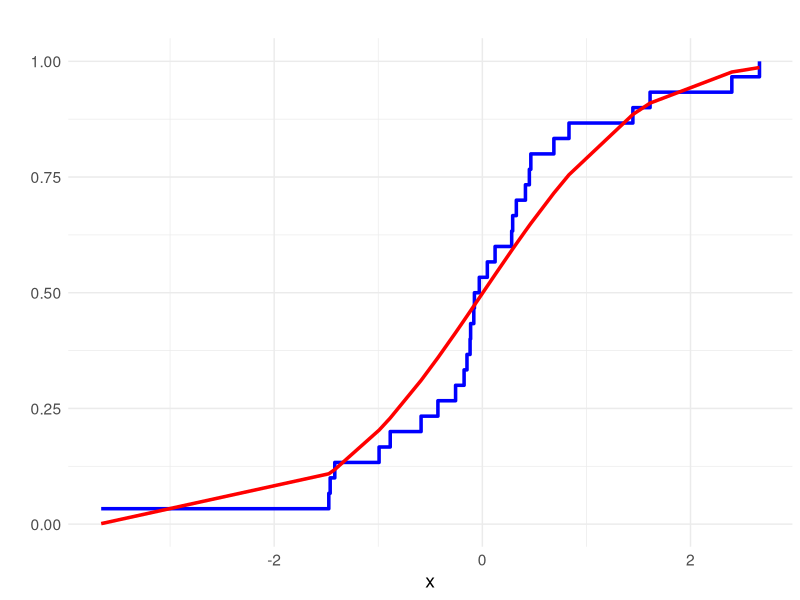
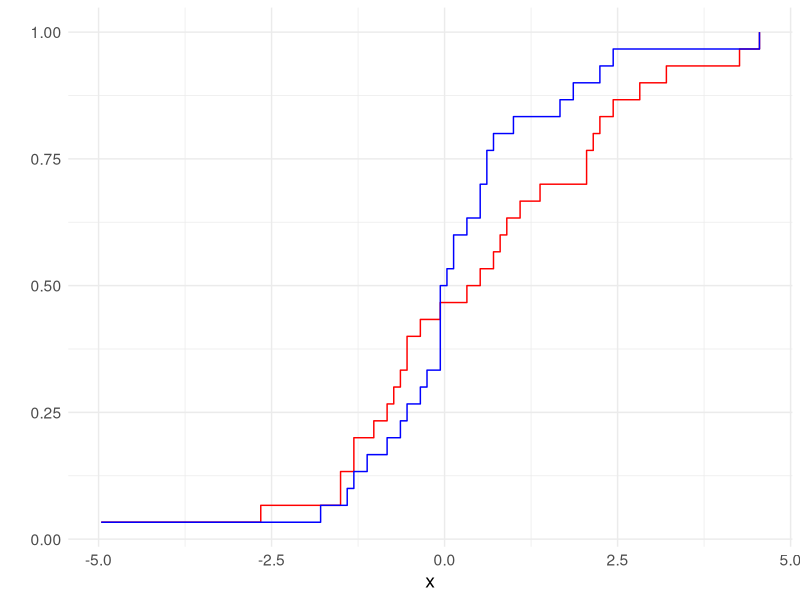
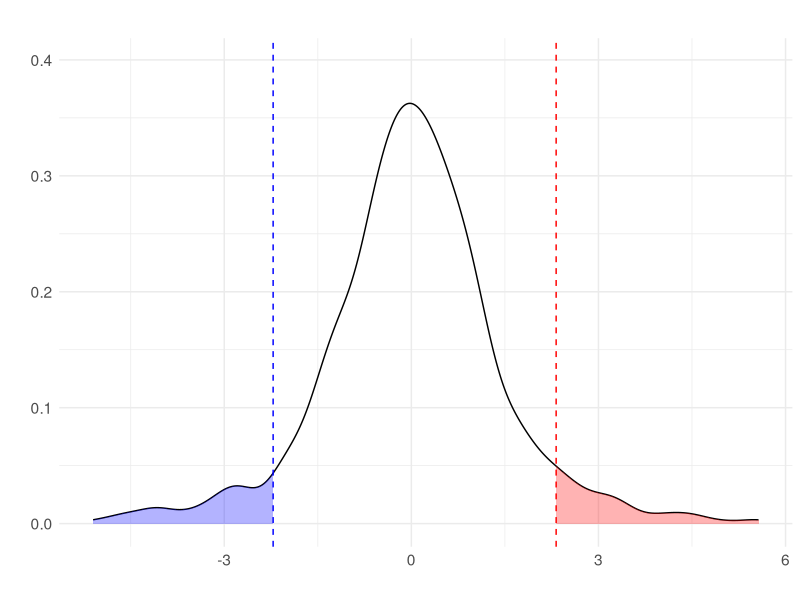
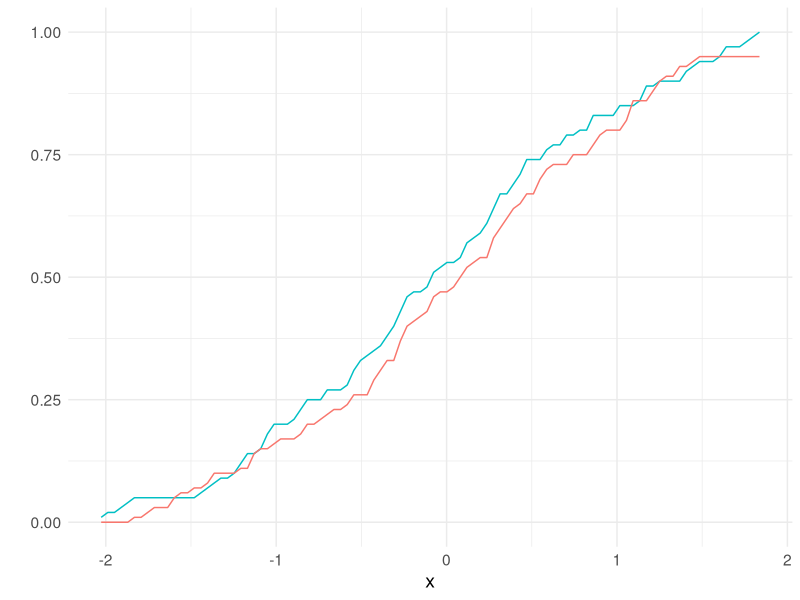
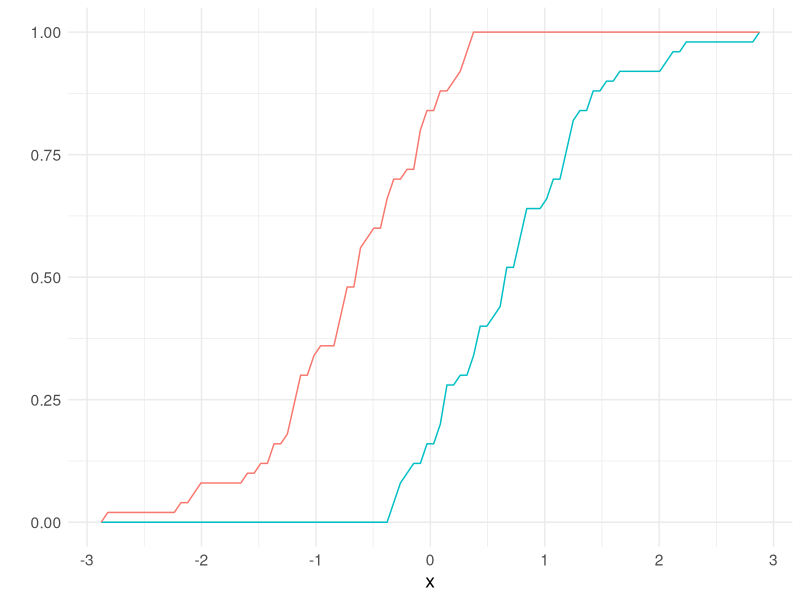
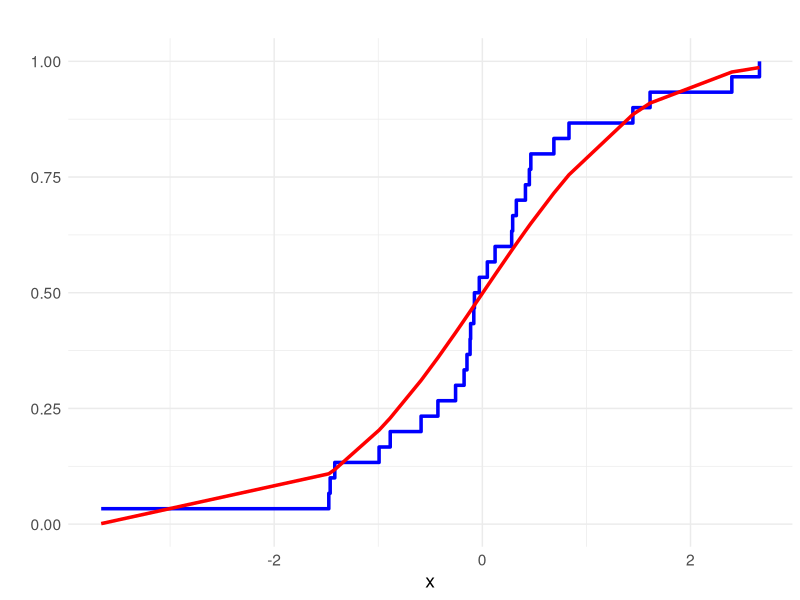
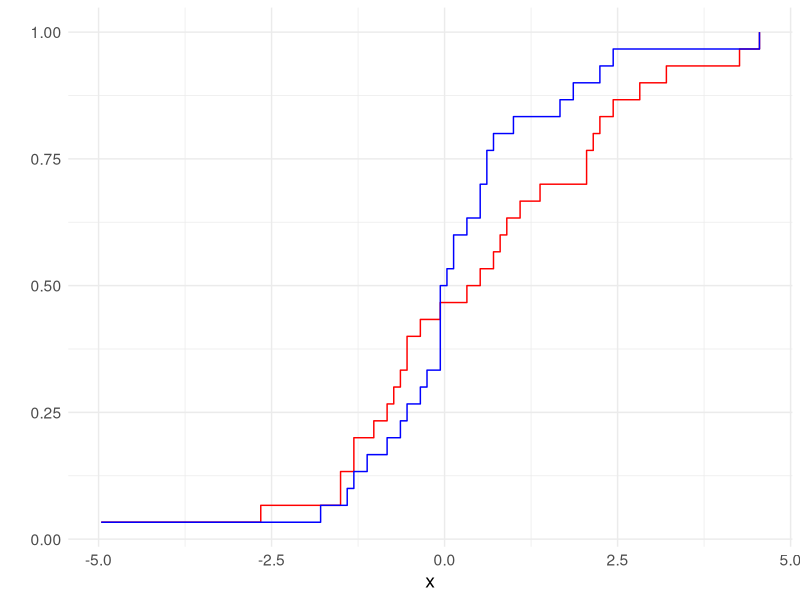
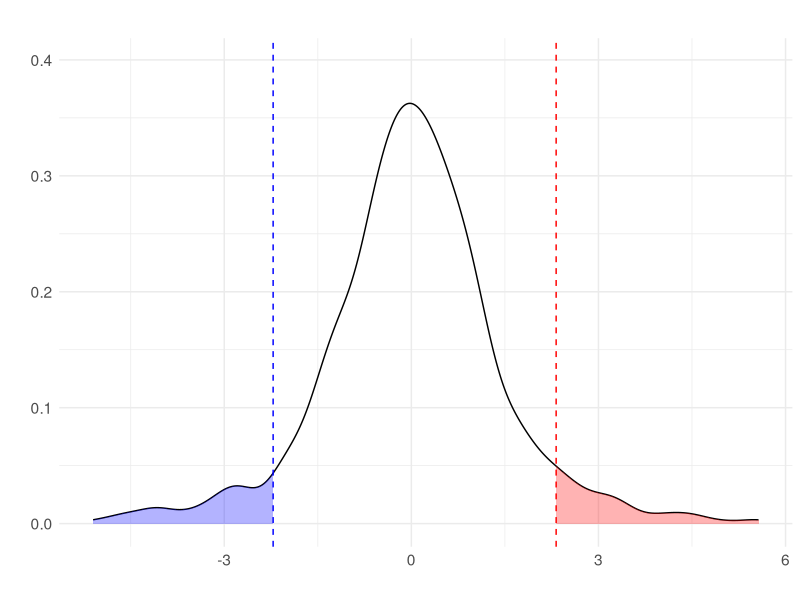

The R source for these figures, in order:
### Making some toy plots to demonstrate how KS works!
library(ggplot2)
library(ggpubr)
library(sn) #skewed normal

## TOY PLOT 1: One-Sample KS (ECDF vs Normal Reference Dist)

# Generate random data
set.seed(123)
data <- rt(30, df=29)

# Create a data frame with the empirical and normal CDF values
df <- data.frame(x = sort(data), 
                 ecdf = ecdf(data)(sort(data)),
                 norm_cdf = pnorm(sort(data), mean = mean(data), sd = sd(data)))

# Plot the ECDF and normal CDF
p1 <- ggplot(df, aes(x)) +
  geom_step(aes(y = ecdf), color = "blue", size = 1.2) +
  geom_line(aes(y = norm_cdf), color = "red", size = 1.2) +
  labs(x = "x", y="",
       title = " ") +
  theme_minimal() + theme(plot.title = element_text(hjust = 0.5)) +
  theme(text=element_text(size=14))
p1

# Save 
ggsave(filename = "figures/ECDF_Normal_Comp.png", plot = p1, device = "png", height = 6, width = 8, dpi = 1200)



## TOY PLOT 2: Two-Sample KS (ECDF vs ECDF)

# Generate the two samples
set.seed(123)
t_sample <- rt(n = 30, df = 5)
norm_sample <- rnorm(n = 30)

# Create a data frame of the two samples
df <- data.frame(x = c(t_sample, norm_sample),
                 group = c(rep("t distribution", 30), rep("normal distribution", 30)))

# Calculate the ECDFs using ecdf()
ecdf_t <- ecdf(t_sample)
ecdf_norm <- ecdf(norm_sample)

# Create a data frame of the ECDFs
df_ecdf <- data.frame(x = seq(min(df$x), max(df$x), length.out = 100),
                      y_t = ecdf_t(seq(min(t_sample), max(t_sample), length.out = 100)),
                      y_norm = ecdf_norm(seq(min(norm_sample), max(norm_sample), length.out = 100)))

# Reshape the data into long format
df_ecdf_long <- tidyr::gather(df_ecdf, key = "group", value = "y", y_t, y_norm)

# Create the plot
p2 <- ggplot(data = df_ecdf_long, aes(x = x, y = y, color = group)) +
  geom_step() +
  scale_color_manual(values = c("red", "blue")) +
  labs(x = "x", y = "", color = "Distribution") +
  theme_minimal()+ theme(text=element_text(size=14)) + 
  theme(legend.position = "none")
p2

# Save
ggsave(filename = "figures/Two_sample_KS.png", plot = p2, device = "png", height = 6, width = 8, dpi = 1200)




### TOY PLOT 3: Dist of taui_hats

library(ggplot2)

# Generate data
set.seed(123)
data <- c(rnorm(900), rnorm(50, mean = 3), rnorm(50, mean = -3))

# Calculate density estimate
dens <- density(data, n = 1000)

# Define cutoffs for shading tails
cutoff_left <- quantile(data, 0.05)
cutoff_right <- quantile(data, 0.95)

# Create plot
p3 <- ggplot() +
  # Add density curve
  geom_line(data = data.frame(x = dens$x, y = dens$y), aes(x = x, y = y)) +
  # Add shading to left tail
  geom_area(data = subset(data.frame(x = dens$x, y = dens$y), x < cutoff_left), aes(x = x, y = y), fill = "blue", alpha = 0.3) +
  # Add shading to right tail
  geom_area(data = subset(data.frame(x = dens$x, y = dens$y), x > cutoff_right), aes(x = x, y = y), fill = "red", alpha = 0.3) +
  # Add vertical lines for cutoffs
  geom_vline(xintercept = cutoff_left, linetype = "dashed", color = "blue") +
  geom_vline(xintercept = cutoff_right, linetype = "dashed", color = "red") +
  # Set plot limits
  xlim(min(data), max(data)) +
  ylim(0, max(dens$y) * 1.1) +
  # Add plot labels and title
  labs(x = "", y = "", title = "")+
  theme(plot.title = element_text(hjust = 0.5)) + theme_minimal() +
  theme(text=element_text(size=14))
p3


# Save
ggsave(filename = "figures/Dist_taui_hats.png", plot = p3, device = "png", height = 6, width = 8, dpi = 1200)


### TOY PLOT 4: F(x) versus 1-F(-x) for Symmetric Dist

# Set random seed for reproducibility
set.seed(13)

# Generate data from a symmetric standard normal distribution
data <- rnorm(100)

# Calculate the ECDF of the data
ecdf_data <- ecdf(data)

# Create a data frame for plotting the ECDF and its complement
plot_data <- data.frame(x = seq(min(data), max(data), length.out = 100))
plot_data$ecdf <- ecdf_data(plot_data$x)
plot_data$comp_ecdf <- 1 - ecdf_data(-plot_data$x)

# Plot the ECDF and its complement on the same plot
p4 <- ggplot(plot_data, aes(x = x)) +
  geom_line(aes(y = ecdf, color = "ECDF of data")) +
  geom_line(aes(y = comp_ecdf, color = "Complement of ECDF of neg. data")) +
  xlab("x") +
  ylab("")  + theme(plot.title = element_text(hjust = 0.5)) +
  theme_minimal()+ theme(legend.position = "none")+ theme(text=element_text(size=14))
p4

# Save
ggsave(filename = "figures/ecdfs_symmetric.png", plot = p4, device = "png", height = 6, width = 8, dpi = 1200)



### TOY PLOT 5: F(x) versus 1-F(-x) for Non-Symmetric Dist

set.seed(751)
# Generate data from a non-symmetric distribution
data <- rsn(n=50, alpha=3)

# Calculate the ECDF of the data
ecdf_data <- ecdf(data)

# Create a data frame for plotting the ECDF and its complement
max_val <- max(abs(data))
plot_data <- data.frame(x = seq(-max_val, max_val, length.out = 100))
plot_data$ecdf <- ecdf_data(plot_data$x)
plot_data$comp_ecdf <- 1 - ecdf_data(-plot_data$x)

# Plot the ECDF and its complement on the same plot
p5 <- ggplot(plot_data, aes(x = x)) +
  geom_line(aes(y = ecdf, color = "ECDF of data")) +
  geom_line(aes(y = comp_ecdf, color = "Complement of ECDF of neg. data")) +
  xlab("x") +
  ylab("") +
  theme(plot.title = element_text(hjust = 0.5)) + theme_minimal()+
  theme(legend.position = "none") + theme(text=element_text(size=14))
p5


# Save
ggsave(filename = "figures/ecdfs_asymmetric.png", plot = p5, device = "png", height = 6, width = 8, dpi = 1200)
